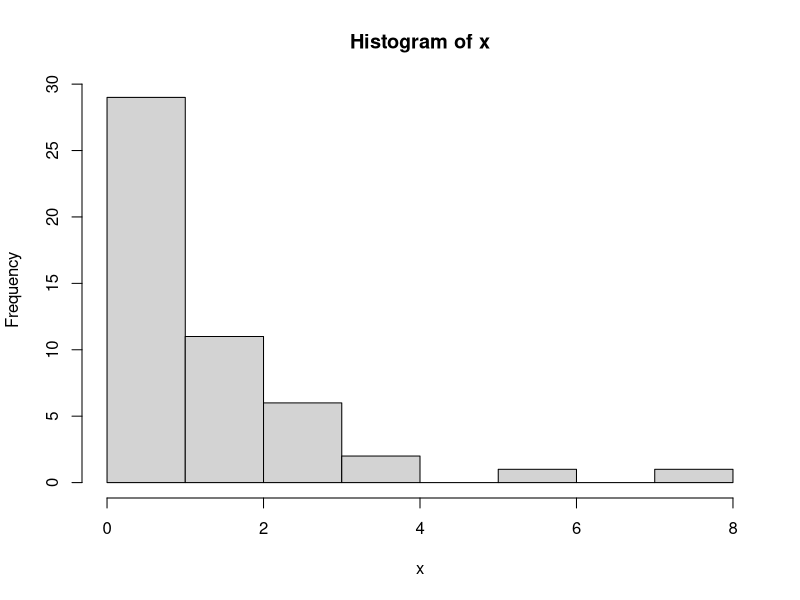
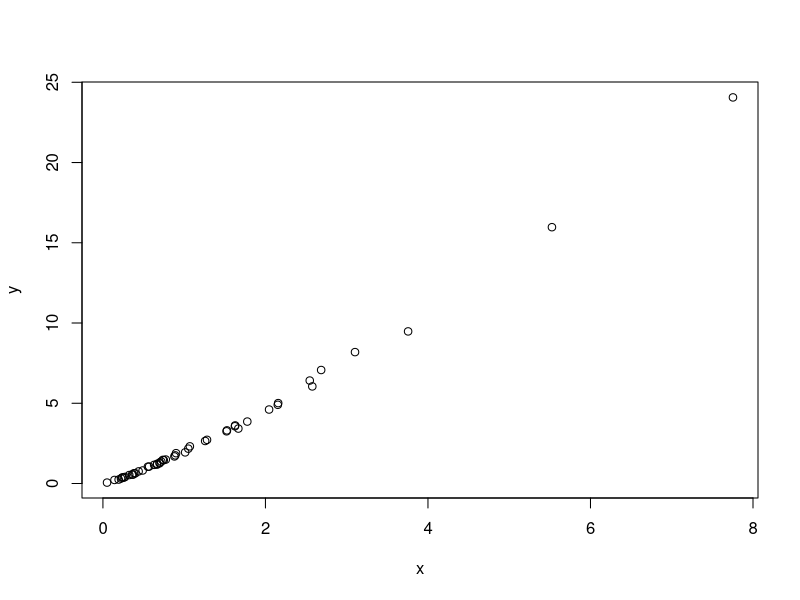
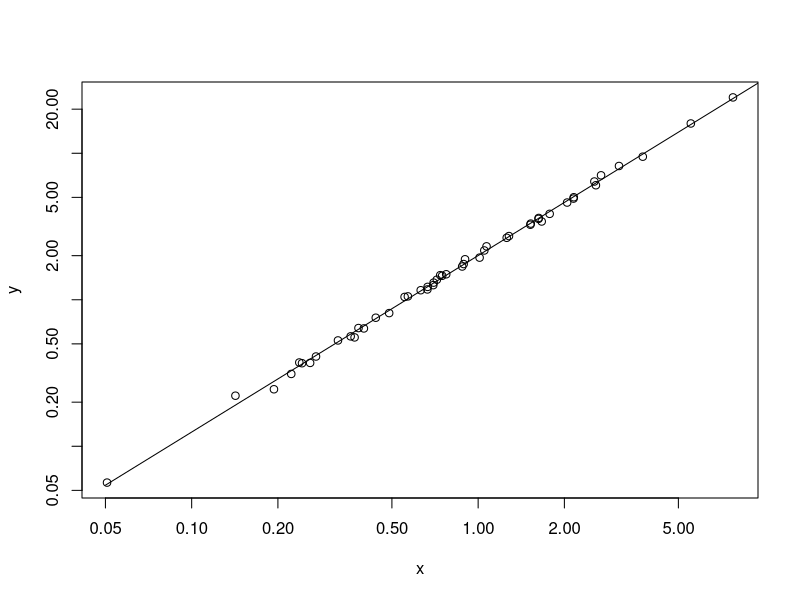
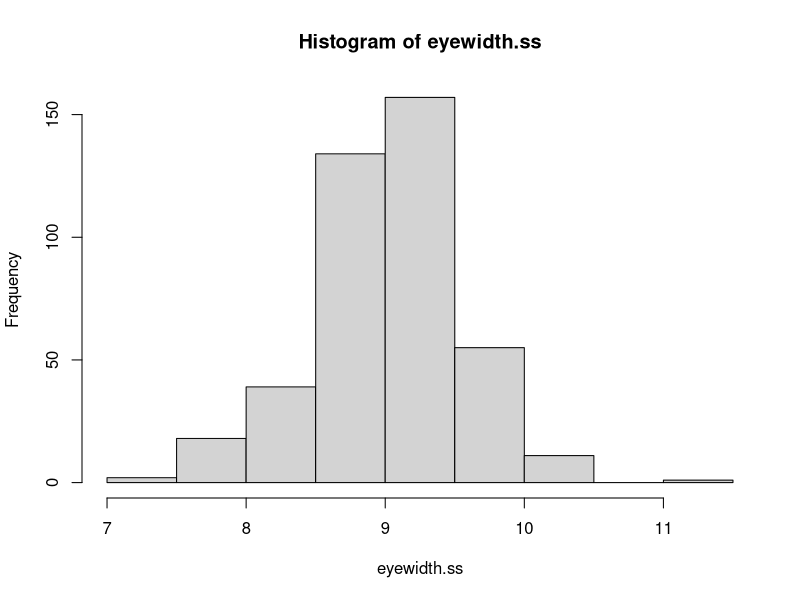
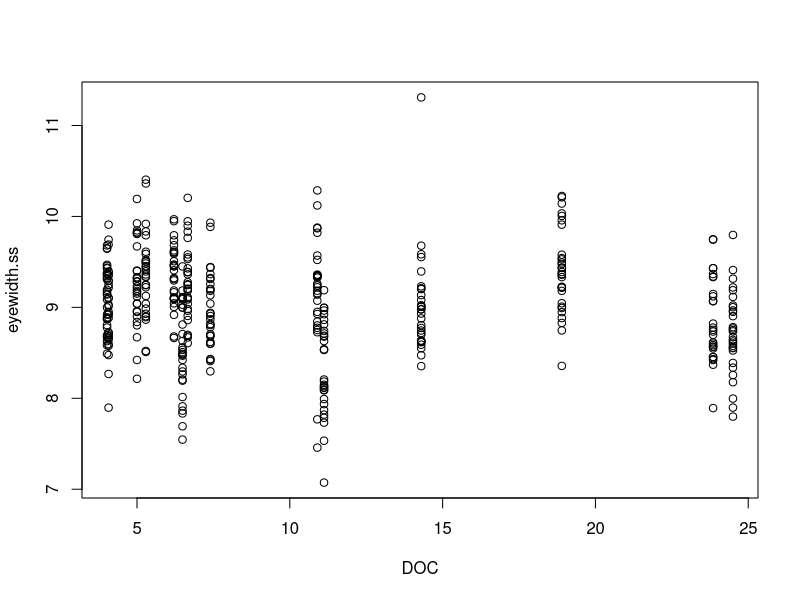
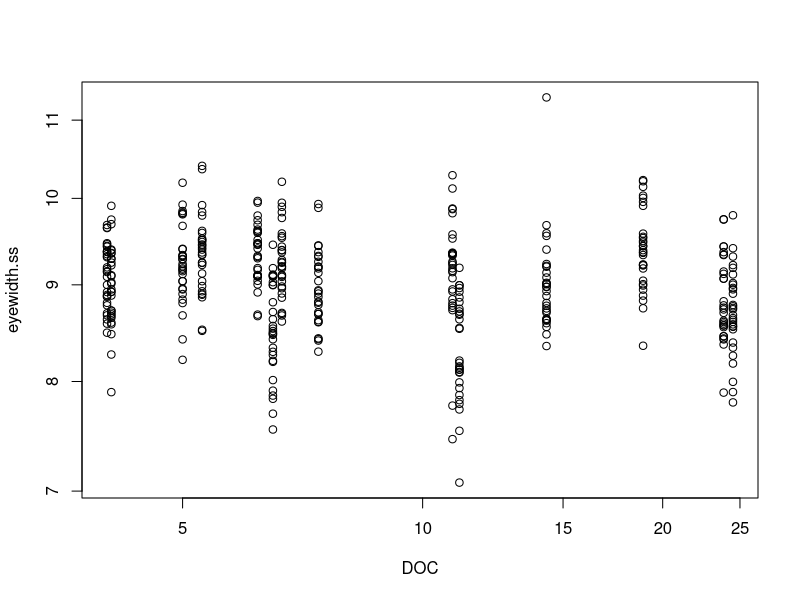

The R source for these figures, in order: (Note: this script raises an error after producing the figures.)
#Create log-normally distributed x data
x <- rlnorm(50,0,1)
#See, it's log-normally distributed
hist(x)
#Generate y values according to a known regression relationship between y and x
#This regression relationship is log(y) = log(2) + 1.2*log(x) + e
y <- (2*x^1.2)*rlnorm(50,0,0.05)



#Plot y~x on natural scale
plot(y~x)
#Plot with log axes
plot(y~x,log='xy')


#Fit regression model on log-transformed data
lm1 <- lm(log(y)~log(x))
#Summary of fitted model. Note that fitted parameter estimates match the known parameter estimates
summary(lm1)



#Calculate model-predicted values across a range of x values
#First create the range of x values
newdata <- data.frame(x=seq(0.05,10,0.1))
#Now calculate predicted values
hats <- predict.lm(lm1,newdata)
#Exponentiate the predictions to get them back in natural units (i.e. to go from predictions of log(y) to predictions of y)
expHats <- exp(hats)
#Plot the predicted values
points(expHats~newdata$x,type='l')


setwd("~/")
eyeWidthDat<-read.csv("eyewidthsFINAL.csv")

dfeye<-data.frame(eyewidth<-eyeWidthDat$eyeWidth,
                  fishIDeye<-eyeWidthDat$fishID,
                  lakeID<-eyeWidthDat$lakeID,
                  fishLength<-eyeWidthDat$fishStdLength,
                  DOClevel<-eyeWidthDat$DOClevel,
                  DOC<-eyeWidthDat$DOC,
                  eyewidth.ss<-eyeWidthDat$sizeStandardize,
                  lakeSS<-eyeWidthDat$lakeSS,basin<-eyeWidthDat$basin, 
                  area<-eyeWidthDat$area,maxDepth<-eyeWidthDat$max_Depth, fitted<-eyeWidthDat$fitted)
hist(eyewidth.ss)
plot(eyewidth.ss~DOC)
plot(eyewidth.ss~DOC,log='xy')
lm1 <- lmer(log(eyewidth.ss) ~ 1 + log(DOC) + basin + basin:log(DOC) + (1|lakeID),data = dfeye)
summary(lm1)
hats<-fitted(lm1)
exphats<-exp(hats)
plot(eyewidth.ss~DOC)
plot(eyewidth.ss~DOC,log='xy')
plot(hats~DOC, log='xy')
plot(exphats~DOC,log='xy')
plot(exphats~DOC,log='y')
